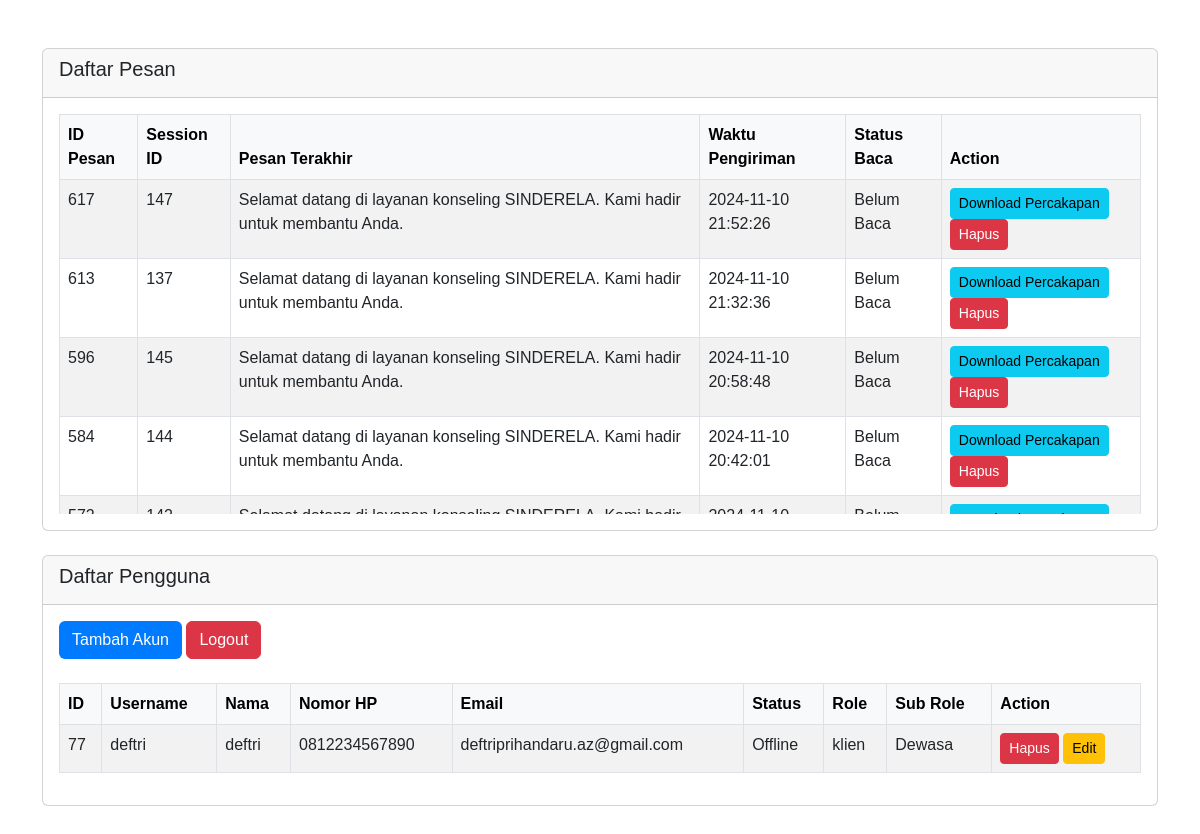
The app's page /public_html/admin/admin-dashboard.php (signed in) with its own data.
### tables this page shows
CREATE TABLE `users` (
  `id` int(11) NOT NULL,
  `username` varchar(50) NOT NULL,
  `nama` varchar(100) NOT NULL,
  `nomor_hp` varchar(15) DEFAULT NULL,
  `id_wilayah` int(11) DEFAULT NULL,
  `password_hash` varchar(255) NOT NULL,
  `role` enum('klien','konselor','psikolog','admin') NOT NULL,
  `session` tinyint(1) DEFAULT 0,
  `ratting` float DEFAULT NULL,
  `is_verified` tinyint(1) DEFAULT 0,
  `reset_token` varchar(255) DEFAULT NULL,
  `token_expiry` timestamp NOT NULL DEFAULT current_timestamp() ON UPDATE current_timestamp(),
  `is_online` tinyint(1) DEFAULT 0,
  `email` varchar(255) DEFAULT NULL,
  `created_at` timestamp NOT NULL DEFAULT current_timestamp(),
  `sub_role` enum('Dewasa','Sebaya','Psikolog','Admin','Klien') NOT NULL DEFAULT 'Klien'
);

### public_html/admin/admin-dashboard.php (the view, shortened to what this page needs)
<?php
include '../config/config.php';
function fetchUsers($conn) {
    $sql = "SELECT * FROM users WHERE role = 'klien'";
    return $conn->query($sql);
}
$users_result = fetchUsers($conn);
?>
<!DOCTYPE html>
<html lang="id">
<head>
    <link href="https://cdn.jsdelivr.net/npm/bootstrap@5.3.0/dist/css/bootstrap.min.css" rel="stylesheet">
</head>
<body>
<div class="container mt-5">
<div class="card mb-4">
    <div class="card-header">
        <h5 class="card-title">Daftar Pesan</h5>
    </div>
    <div class="card-body">
        <div class="table-responsive" style="max-height: 400px; overflow-y: auto;">
            <table class="table table-bordered table-striped">
                <thead class="table-light">
                    <tr>
                        <th>ID Pesan</th>
                        <th>Session ID</th>
                        <th>Pesan Terakhir</th>
                        <th>Waktu Pengiriman</th>
                        <th>Status Baca</th>
                        <th>Action</th>
                    </tr>
                </thead>
                <tbody>
                    <?php
                    $query = "
                        SELECT
                            MAX(id) AS id,
                            session_id,
                            message,
                            MAX(sent_at) AS sent_at,
                            is_read
                        FROM chat_messages
                        GROUP BY session_id
                        ORDER BY sent_at DESC
                    ";
                    $result = $conn->query($query);
                    if ($result->num_rows > 0) {
                        while ($message = $result->fetch_assoc()) {
                            echo "<tr>";
                            echo "<td>" . htmlspecialchars($message['id']) . "</td>";
                            echo "<td>" . htmlspecialchars($message['session_id']) . "</td>";
                            echo "<td>" . htmlspecialchars($message['message']) . "</td>";
                            echo "<td>" . htmlspecialchars($message['sent_at']) . "</td>";
                            echo "<td>" . ($message['is_read'] ? 'Baca' : 'Belum Baca') . "</td>";
                            echo "<td>
                                    <a href='generate_chat_pdf.php?session_id=" . $message['session_id'] . "' class='btn btn-info btn-sm'>Download Percakapan</a>
                                    <a href='?hapus_pesan_id=" . $message['id'] . "' class='btn btn-danger btn-sm' onclick='return confirm(\"Apakah Anda yakin ingin menghapus pesan ini?\")'>Hapus</a>
                                  </td>";
                            echo "</tr>";
                        }
                    } else {
                        echo "<tr><td colspan='6' class='text-center'>Tidak ada pesan untuk ditampilkan.</td></tr>";
                    }
                    ?>
                </tbody>
            </table>
        </div>
    </div>
</div>
<div class="card mb-4">
    <div class="card-header">
        <h5 class="card-title">Daftar Pengguna</h5>
    </div>
    <div class="card-body">
        <div class="mb-4">
            <a href="tambah_pengguna.php" class="btn btn-custom" data-bs-toggle="modal">Tambah Akun</a>
            <a href="?logout=true" class="btn btn-danger">Logout</a>
        </div>
        <div class="table-responsive" style="max-height: 400px; overflow-y: auto;">
            <table class="table table-bordered table-striped">
                <thead class="table-light">
                    <tr>
                        <th>ID</th>
                        <th>Username</th>
                        <th>Nama</th>
                        <th>Nomor HP</th>
                        <th>Email</th>
                        <th>Status</th>
                        <th>Role</th>
                        <th>Sub Role</th>
                        <th>Action</th>
                    </tr>
                </thead>
                <tbody>
                    <?php while ($user = $users_result->fetch_assoc()): ?>
                        <tr>
                            <td><?= htmlspecialchars($user['id'] ?? '') ?></td>
                            <td><?= htmlspecialchars($user['username'] ?? '') ?></td>
                            <td><?= htmlspecialchars($user['nama'] ?? '') ?></td>
                            <td><?= htmlspecialchars($user['nomor_hp'] ?? '') ?></td>
                            <td><?= htmlspecialchars($user['email'] ?? '') ?></td>
                            <td><?= htmlspecialchars($user['is_online'] ? 'Online' : 'Offline') ?></td>
                            <td><?= htmlspecialchars($user['role'] ?? '') ?></td>
                            <td><?= htmlspecialchars($user['sub_role'] ?? '') ?></td>
                            <td>
                                <a href="?delete_user_id=<?= $user['id'] ?>" class="btn btn-danger btn-sm" onclick="return confirm('Apakah Anda yakin ingin menghapus akun ini?')">Hapus</a>
                                <a href="edit_user.php?id=<?= $user['id'] ?>" class="btn btn-warning btn-sm">Edit</a>
                            </td>
                        </tr>
                    <?php endwhile; ?>
                </tbody>
            </table>
        </div>
    </div>
</div>

### public_html/admin/admin-dashboard.php (style rules this page uses)
body { font-family: 'Poppins', sans-serif; }
.btn-custom { background-color: #007bff; color: white; }

### records on screen
users: id "77", username "deftri", nama "deftri", nomor_hp "0812234567890", email "deftriprihandaru.az@gmail.com", is_online "Offline", role "klien", sub_role "Dewasa"

### other values on screen
$message['id'] "617"
$message['session_id'] "147"
$message['message'] "Selamat datang di layanan konseling SINDERELA. Kami hadir untuk membantu Anda."
$message['sent_at'] "2024-11-10 21:52:26"
$message['id'] "613"
$message['session_id'] "137"
$message['sent_at'] "2024-11-10 21:32:36"
$message['id'] "596"
$message['session_id'] "145"
$message['sent_at'] "2024-11-10 20:58:48"
$message['id'] "584"
$message['session_id'] "144"
$message['sent_at'] "2024-11-10 20:42:01"
